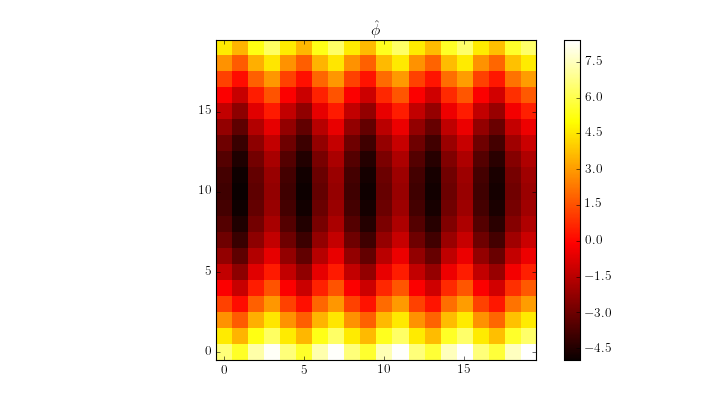

The script that drew this image:
import numpy as np
import matplotlib.pyplot as plt
from FTR import FourierTransformReconstructor as FTRecon
recon = FTRecon(np.ones((20,20)), filter='mod_hud', suppress_tt=True)

sx = -np.sin(np.linspace(-10,20,20)[None,:]) * np.ones((20,1)) + 2
sy = (np.linspace(-1,1,20)[:,None]) * np.ones((1,20)) + 2

phi = recon(sx, sy)

plt.imshow(phi, cmap='hot')
plt.title(r"$\hat{\phi}$")
plt.colorbar()
